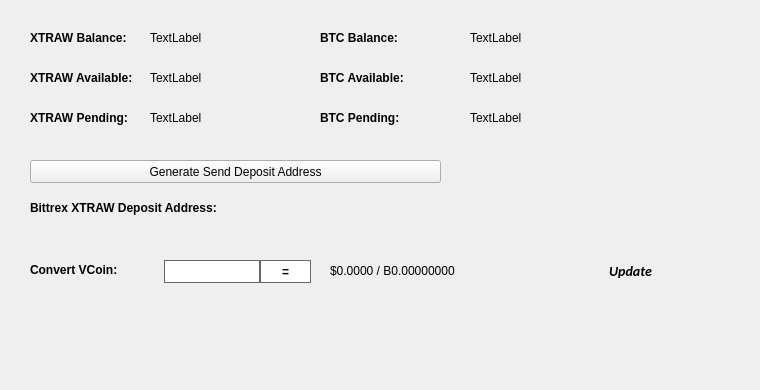
   <widget class="QWidget" name="BalanceTab">
    <attribute name="title">
     <string>Balance</string>
    </attribute>
    <widget class="QLabel" name="BitcoinBalanceLabel">
     <property name="geometry">
      <rect>
       <x>470</x>
       <y>30</y>
       <width>150</width>
       <height>16</height>
      </rect>
     </property>
     <property name="text">
      <string>TextLabel</string>
     </property>
    </widget>
    <widget class="QLabel" name="SENDBalanceLabel">
     <property name="geometry">
      <rect>
       <x>150</x>
       <y>30</y>
       <width>150</width>
       <height>16</height>
      </rect>
     </property>
     <property name="text">
      <string>TextLabel</string>
     </property>
    </widget>
    <widget class="QLabel" name="label_11">
     <property name="geometry">
      <rect>
       <x>30</x>
       <y>30</y>
       <width>101</width>
       <height>16</height>
      </rect>
     </property>
     <property name="font">
      <font>
       <weight>75</weight>
       <bold>true</bold>
      </font>
     </property>
     <property name="text">
      <string>XTRAW Balance:</string>
     </property>
    </widget>
    <widget class="QLabel" name="label_12">
     <property name="geometry">
      <rect>
       <x>320</x>
       <y>30</y>
       <width>101</width>
       <height>16</height>
      </rect>
     </property>
     <property name="font">
      <font>
       <weight>75</weight>
       <bold>true</bold>
      </font>
     </property>
     <property name="text">
      <string>BTC Balance:</string>
     </property>
    </widget>
    <widget class="QLabel" name="SENDAvailableLabel_2">
     <property name="geometry">
      <rect>
       <x>150</x>
       <y>70</y>
       <width>150</width>
       <height>16</height>
      </rect>
     </property>
     <property name="text">
      <string>TextLabel</string>
     </property>
    </widget>
    <widget class="QLabel" name="label_13">
     <property name="geometry">
      <rect>
       <x>30</x>
       <y>70</y>
       <width>111</width>
       <height>16</height>
      </rect>
     </property>
     <property name="font">
      <font>
       <weight>75</weight>
       <bold>true</bold>
      </font>
     </property>
     <property name="text">
      <string>XTRAW Available:</string>
     </property>
    </widget>
    <widget class="QLabel" name="label_14">
     <property name="geometry">
      <rect>
       <x>30</x>
       <y>110</y>
       <width>101</width>
       <height>16</height>
      </rect>
     </property>
     <property name="font">
      <font>
       <weight>75</weight>
       <bold>true</bold>
      </font>
     </property>
     <property name="text">
      <string>XTRAW Pending:</string>
     </property>
    </widget>
    <widget class="QLabel" name="SENDPendingLabel">
     <property name="geometry">
      <rect>
       <x>150</x>
       <y>110</y>
       <width>150</width>
       <height>16</height>
      </rect>
     </property>
     <property name="text">
      <string>TextLabel</string>
     </property>
    </widget>
    <widget class="QLabel" name="label_15">
     <property name="geometry">
      <rect>
       <x>320</x>
       <y>70</y>
       <width>111</width>
       <height>16</height>
      </rect>
     </property>
     <property name="font">
      <font>
       <weight>75</weight>
       <bold>true</bold>
      </font>
     </property>
     <property name="text">
      <string>BTC Available:</string>
     </property>
    </widget>
    <widget class="QLabel" name="BitcoinAvailableLabel">
     <property name="geometry">
      <rect>
       <x>470</x>
       <y>70</y>
       <width>150</width>
       <height>16</height>
      </rect>
     </property>
     <property name="text">
      <string>TextLabel</string>
     </property>
    </widget>
    <widget class="QLabel" name="label_31">
     <property name="geometry">
      <rect>
       <x>320</x>
       <y>110</y>
       <width>111</width>
       <height>16</height>
      </rect>
     </property>
     <property name="font">
      <font>
       <weight>75</weight>
       <bold>true</bold>
      </font>
     </property>
     <property name="text">
      <string>BTC Pending:</string>
     </property>
    </widget>
    <widget class="QLabel" name="BitcoinPendingLabel">
     <property name="geometry">
      <rect>
       <x>470</x>
       <y>110</y>
       <width>150</width>
       <height>16</height>
      </rect>
     </property>
     <property name="text">
      <string>TextLabel</string>
     </property>
    </widget>
    <widget class="QLabel" name="label_33">
     <property name="geometry">
      <rect>
       <x>30</x>
       <y>200</y>
       <width>221</width>
       <height>16</height>
      </rect>
     </property>
     <property name="font">
      <font>
       <weight>75</weight>
       <bold>true</bold>
      </font>
     </property>
     <property name="text">
      <string>Bittrex XTRAW Deposit Address:</string>
     </property>
    </widget>
    <widget class="QPushButton" name="GenDepositBTN">
     <property name="geometry">
      <rect>
       <x>30</x>
       <y>160</y>
       <width>411</width>
       <height>23</height>
      </rect>
     </property>
     <property name="text">
      <string>Generate Send Deposit Address</string>
     </property>
     <property name="icon">
      <iconset resource="../send.qrc">
       <normaloff>:/icons/bitcoin</normaloff>:/icons/bitcoin</iconset>
     </property>
    </widget>
    <widget class="QLabel" name="DepositAddressLabel">
     <property name="geometry">
      <rect>
       <x>200</x>
       <y>200</y>
       <width>261</width>
       <height>16</height>
      </rect>
     </property>
     <property name="palette">
      <palette>
       <active>
        <colorrole role="WindowText">
         <brush brushstyle="SolidPattern">
          <color alpha="255">
           <red>0</red>
           <green>0</green>
           <blue>0</blue>
          </color>
         </brush>
        </colorrole>
        <colorrole role="Text">
         <brush brushstyle="SolidPattern">
          <color alpha="255">
           <red>0</red>
           <green>0</green>
           <blue>255</blue>
          </color>
         </brush>
        </colorrole>
       </active>
       <inactive>
        <colorrole role="WindowText">
         <brush brushstyle="SolidPattern">
          <color alpha="255">
           <red>0</red>
           <green>0</green>
           <blue>0</blue>
          </color>
         </brush>
        </colorrole>
        <colorrole role="Text">
         <brush brushstyle="SolidPattern">
          <color alpha="255">
           <red>0</red>
           <green>0</green>
           <blue>255</blue>
          </color>
         </brush>
        </colorrole>
       </inactive>
       <disabled>
        <colorrole role="WindowText">
         <brush brushstyle="SolidPattern">
          <color alpha="255">
           <red>120</red>
           <green>120</green>
           <blue>120</blue>
          </color>
         </brush>
        </colorrole>
        <colorrole role="Text">
         <brush brushstyle="SolidPattern">
          <color alpha="255">
           <red>120</red>
           <green>120</green>
           <blue>120</blue>
          </color>
         </brush>
        </colorrole>
       </disabled>
      </palette>
     </property>
     <property name="font">
      <font>
       <weight>75</weight>
       <bold>true</bold>
      </font>
     </property>
     <property name="text">
      <string/>
     </property>
     <property name="alignment">
      <set>Qt::AlignRight|Qt::AlignTrailing|Qt::AlignVCenter</set>
     </property>
     <property name="textInteractionFlags">
      <set>Qt::LinksAccessibleByMouse|Qt::TextSelectableByKeyboard|Qt::TextSelectableByMouse</set>
     </property>
    </widget>
    <widget class="QLabel" name="label_8">
     <property name="geometry">
      <rect>
       <x>460</x>
       <y>300</y>
       <width>281</width>
       <height>81</height>
      </rect>
     </property>
     <property name="text">
      <string/>
     </property>
     <property name="pixmap">
      <pixmap>:/images/bittrex</pixmap>
     </property>
    </widget>
    <widget class="QWidget" name="widgetConversion" native="true">
     <property name="geometry">
      <rect>
       <x>0</x>
       <y>250</y>
       <width>751</width>
       <height>43</height>
      </rect>
     </property>
     <property name="minimumSize">
      <size>
       <width>0</width>
       <height>43</height>
      </size>
     </property>
     <property name="styleSheet">
      <string notr="true"/>
     </property>
     <widget class="QPushButton" name="btnUpdateMarketData">
      <property name="geometry">
       <rect>
        <x>575</x>
        <y>0</y>
        <width>111</width>
        <height>41</height>
       </rect>
      </property>
      <property name="sizePolicy">
       <sizepolicy hsizetype="Expanding" vsizetype="Expanding">
        <horstretch>0</horstretch>
        <verstretch>0</verstretch>
       </sizepolicy>
      </property>
      <property name="font">
       <font>
        <family>calibri</family>
        <pointsize>-1</pointsize>
        <weight>75</weight>
        <italic>true</italic>
        <bold>true</bold>
       </font>
      </property>
      <property name="styleSheet">
       <string notr="true">margin:0px;text-align:center;padding:2px;border-radius:3px;font-style:italic;width:100px;font-size:14px;font-family:calibri;font-weight:600;</string>
      </property>
      <property name="text">
       <string>Update</string>
      </property>
      <property name="iconSize">
       <size>
        <width>150</width>
        <height>35</height>
       </size>
      </property>
      <property name="autoDefault">
       <bool>true</bool>
      </property>
      <property name="default">
       <bool>true</bool>
      </property>
     </widget>
     <widget class="QLabel" name="lblConvertVCoin">
      <property name="geometry">
       <rect>
        <x>30</x>
        <y>10</y>
        <width>131</width>
        <height>20</height>
       </rect>
      </property>
      <property name="styleSheet">
       <string notr="true"/>
      </property>
      <property name="text">
       <string>&lt;html&gt;&lt;head/&gt;&lt;body&gt;&lt;p&gt;&lt;span style=&quot; font-weight:600;&quot;&gt;Convert VCoin:&lt;/span&gt;&lt;/p&gt;&lt;/body&gt;&lt;/html&gt;</string>
      </property>
     </widget>
     <widget class="QLineEdit" name="txtConvertVCoinQty">
      <property name="geometry">
       <rect>
        <x>160</x>
        <y>10</y>
        <width>100</width>
        <height>23</height>
       </rect>
      </property>
      <property name="minimumSize">
       <size>
        <width>100</width>
        <height>23</height>
       </size>
      </property>
      <property name="maximumSize">
       <size>
        <width>100</width>
        <height>16777215</height>
       </size>
      </property>
      <property name="styleSheet">
       <string notr="true">border: 1px solid #61696c;margin-left:4px;</string>
      </property>
     </widget>
     <widget class="QPushButton" name="btnConvertSend">
      <property name="geometry">
       <rect>
        <x>260</x>
        <y>10</y>
        <width>51</width>
        <height>23</height>
       </rect>
      </property>
      <property name="minimumSize">
       <size>
        <width>0</width>
        <height>23</height>
       </size>
      </property>
      <property name="styleSheet">
       <string notr="true">border:1px solid #61696c;background:white;font-weight:600;</string>
      </property>
      <property name="text">
       <string>=</string>
      </property>
     </widget>
     <widget class="QLabel" name="lblConvertVCoinResults">
      <property name="geometry">
       <rect>
        <x>330</x>
        <y>0</y>
        <width>201</width>
        <height>41</height>
       </rect>
      </property>
      <property name="styleSheet">
       <string notr="true"/>
      </property>
      <property name="text">
       <string>$0.0000 / B0.00000000</string>
      </property>
     </widget>
     <widget class="QLabel" name="iconOverviewUpdateWait">
      <property name="geometry">
       <rect>
        <x>670</x>
        <y>10</y>
        <width>24</width>
        <height>24</height>
       </rect>
      </property>
      <property name="text">
       <string/>
      </property>
      <property name="pixmap">
       <pixmap resource="../send.qrc">:/icons/transaction_1</pixmap>
      </property>
      <property name="scaledContents">
       <bool>true</bool>
      </property>
      <property name="alignment">
       <set>Qt::AlignCenter</set>
      </property>
     </widget>
    </widget>
   </widget>
